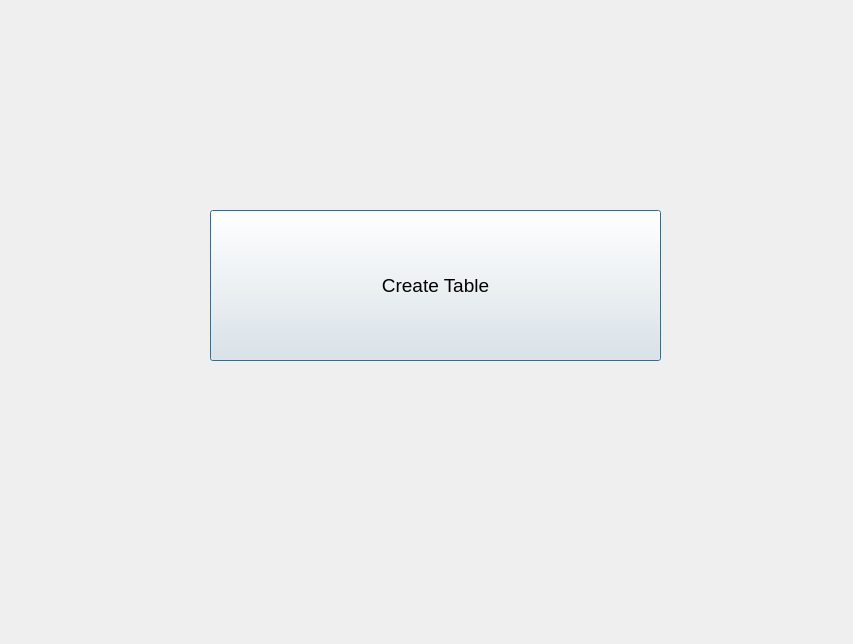
<?xml version="1.0" encoding="UTF-8"?>
<ui version="4.0">
 <class>Dialog</class>
 <widget class="QDialog" name="Dialog">
  <property name="geometry">
   <rect>
    <x>0</x>
    <y>0</y>
    <width>853</width>
    <height>644</height>
   </rect>
  </property>
  <property name="windowTitle">
   <string>Dialog</string>
  </property>
  <widget class="QPushButton" name="pushButton">
   <property name="geometry">
    <rect>
     <x>210</x>
     <y>210</y>
     <width>451</width>
     <height>151</height>
    </rect>
   </property>
   <property name="font">
    <font>
     <pointsize>14</pointsize>
    </font>
   </property>
   <property name="text">
    <string>Create Table</string>
   </property>
  </widget>
  <widget class="QLabel" name="label">
   <property name="geometry">
    <rect>
     <x>20</x>
     <y>470</y>
     <width>801</width>
     <height>151</height>
    </rect>
   </property>
   <property name="font">
    <font>
     <pointsize>14</pointsize>
    </font>
   </property>
   <property name="text">
    <string/>
   </property>
  </widget>
 </widget>
 <resources/>
 <connections/>
</ui>
